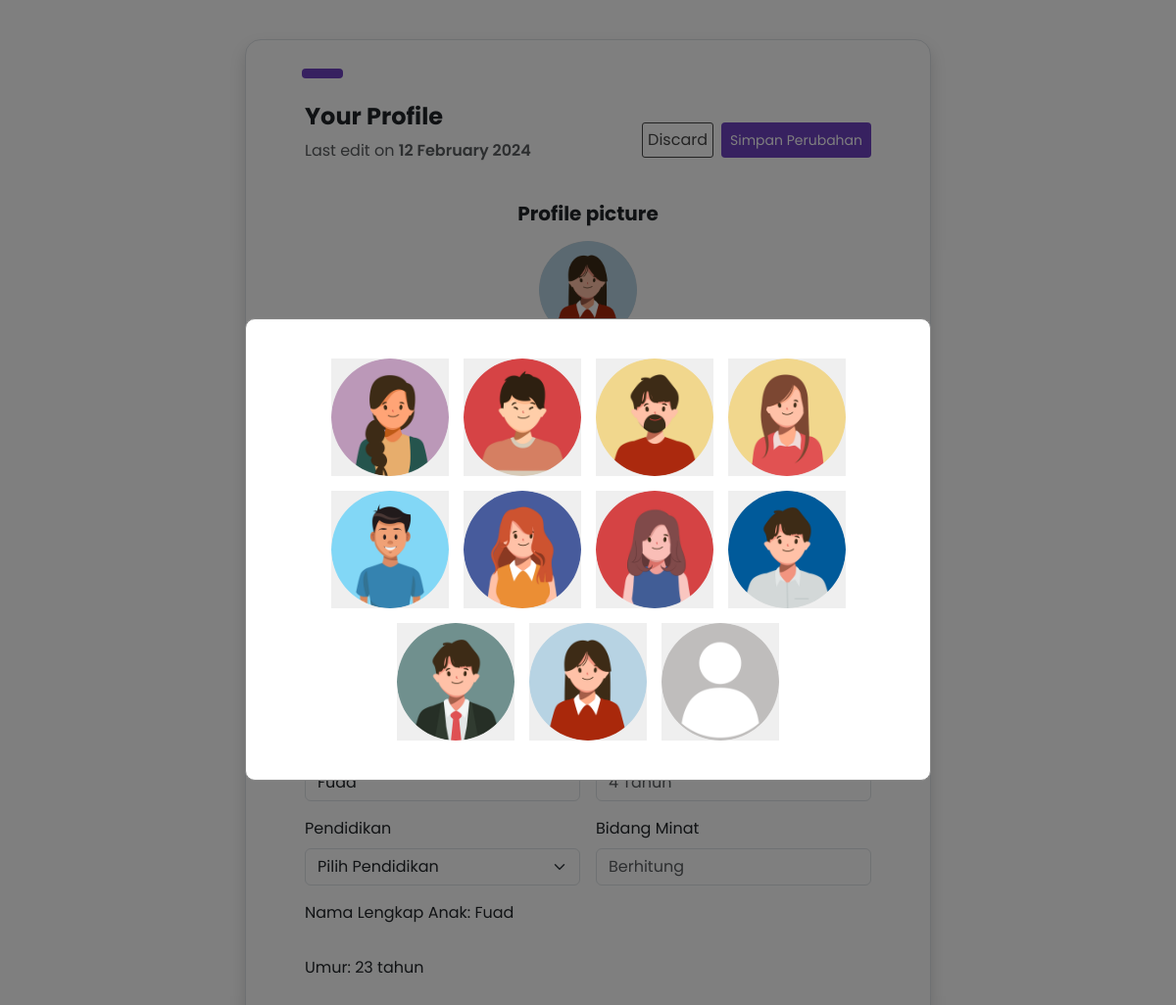
/profile/ (signed in), run on an earlier commit of the app's database.
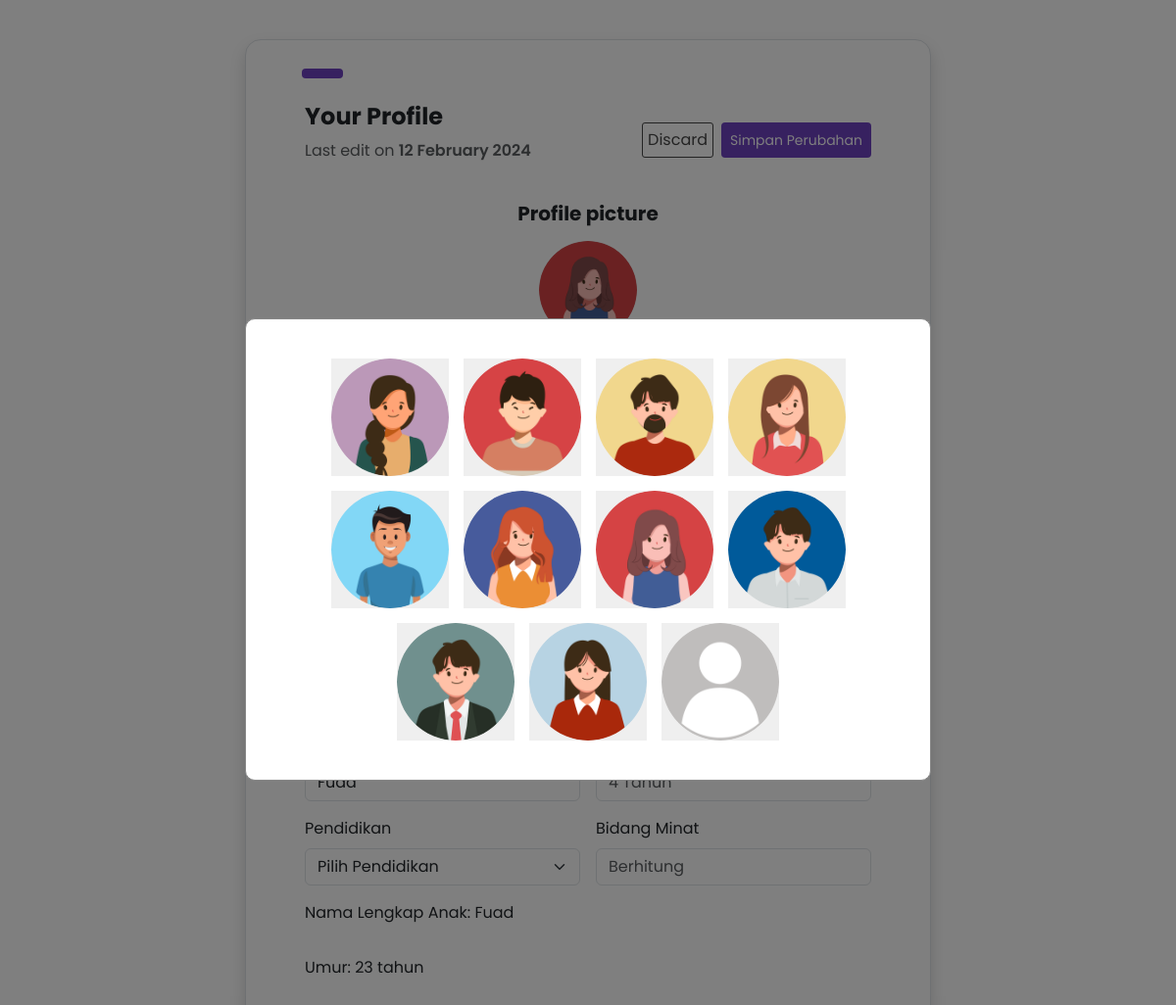
And on a later commit of the database.
### accountsapp/models.py (models this page shows, shortened)
class ProfileParent(models.Model):
    user = models.OneToOneField(User, on_delete=models.CASCADE)  # Hubungan dengan model User
    avatar = models.ImageField(upload_to='avatar/', blank=True, null=True)
    pekerjaan = models.CharField(max_length=100, blank=True, null=True)  # Pekerjaan
    email = models.EmailField(blank=True, null=True)                      # Email
    nomor_telepon = models.CharField(max_length=15, blank=True, null=True)  # Nomor Telepon
    alamat = models.TextField(blank=True, null=True)                      # Alamat

class ProfileChild(models.Model):
    parent = models.ForeignKey(ProfileParent, on_delete=models.CASCADE, related_name='children')  # Relasi ke ProfileParent
    nama_lengkap = models.CharField(max_length=200, blank=True, null=True)  # Nama Lengkap Anak
    umur = models.PositiveIntegerField(blank=True, null=True)  # Umur
    PILIHAN_PENDIDIKAN = [
        ('belum sekolah', 'Belum Sekolah'),
        ('tk_a', 'TK A'),
        ('tk_b', 'TK B'),
        ('sd_1', 'SD Kelas 1'),
        ('sd_2', 'SD Kelas 2'),
        ('sd_3', 'SD Kelas 3'),
        ('sd_4', 'SD Kelas 4'),
        ('sd_5', 'SD Kelas 5'),
        ('sd_6', 'SD Kelas 6'),
    ]
    pendidikan = models.CharField(max_length=20, choices=PILIHAN_PENDIDIKAN, blank=True, null=True)  # Pilihan Pendidikan
    BIDANG_MINAT = [
        ('olahraga', 'Olahraga'),
        ('berhitung', 'Berhitung'),
    ]
    bidang_minat = models.CharField(max_length=200, choices=BIDANG_MINAT, blank=True, null=True)  # Bidang Minat

### accountsapp/views.py (the view)
# urls.py: path('profile/', accountsapp_views.profil, name='profil'),
@subscription_required
def profil(request):
    user = request.user
    profil, created = ProfileParent.objects.get_or_create(user=user)
    profil_child = ProfileChild.objects.filter(parent=profil).first()  # Ambil anak pertama jika ada
    fullname = f"{profil.user.first_name} {profil.user.last_name}".strip()
    current_avatar = profil.avatar if profil.avatar else None
    if request.method == 'POST':
        user_form = UserForm(request.POST, instance=user)
        profile_form = ProfileForm(request.POST, request.FILES, instance=profil)
        fullname = request.POST.get('fullname', '')
        if fullname:
            first_name, last_name = fullname.split(' ', 1) if ' ' in fullname else (fullname, '')
            user.first_name = first_name
            user.last_name = last_name
            user.save()
        if user_form.is_valid() and profile_form.is_valid():
            user_form.save()
            profile = profile_form.save()
            if profile.avatar:
                print(f"Avatar berhasil di-upload: {profile.avatar.url}")
            return redirect('profil')
        avatar_name = request.POST.get('avatar')
        if avatar_name:
            profil.avatar = f'avatar/{avatar_name}'  # Pastikan path sesuai
            profil.save()
            print(f"Avatar berhasil diperbarui: {profil.avatar}")
            return redirect('profil')
    else:
        user_form = UserForm(instance=user)
        profile_form = ProfileForm(instance=profil)
    avatar_dir = os.path.join(settings.MEDIA_ROOT, 'avatar')
    avatars = [f for f in os.listdir(avatar_dir) if f.endswith(('.png', '.jpg', '.jpeg'))] if os.path.exists(avatar_dir) else []
    return render(request, 'profil.html', {
        'user_form': user_form,
        'fullname': fullname,
        'profil_child': profil_child,
        'profil': profil,
        'avatars': avatars,
        'current_avatar': current_avatar,
    })

### accountsapp/forms.py
class UserForm(forms.ModelForm):
    class Meta:
        model = User
        fields = ['username', 'email']  # Kolom yang ingin diedit dari model User

### accountsapp/templates/profil.html (shortened to what this page needs)
{% extends 'base.html' %}
{% load static %}
{% block head %}
<link rel="stylesheet" href="{% static '/style/profil.css' %}">
<link href="https://cdn.jsdelivr.net/npm/bootstrap-icons/font/bootstrap-icons.css" rel="stylesheet">
{% endblock %}
{% block content %}
<div class="container d-flex justify-content-center align-items-center min-vh-100">
    <div class="row border rounded-4 py-4 px-5 bg-white shadow box-area">
        <button class="btn btn-ungu btn-sm" style="max-width: 60px; margin-bottom:20px;">
            <a href="{% url 'beranda' %}" class="btn btn-purple btn-sm d-flex align-items-center" style="max-width: 70px;">
            </a>
        </button>
            <form method="post" enctype="multipart/form-data">
        <div class="mb-4 d-flex justify-content-between align-items-center">
            <div>
                <h4 class="fw-bold">Your Profile</h4>
                <p class="text-muted">Last edit on <span class="fw-semibold">12 February 2024</span></p>
            </div>
            <div class="d-flex gap-2">
                <button class="discard-button" onclick="location.href='beranda.html';">Discard</button>
                <button type="submit" class="btn btn-purple btn-sm">Simpan Perubahan</button>
            </div>
        </div>
        <div class="mb-4 text-center">
            <h5 class="fw-bold">Profile picture</h5>
            <div class="profile-picture my-3" id="profilePictureArea" data-bs-toggle="modal" data-bs-target="#imageModal">
                <img src="/media/{{ current_avatar }}" alt="Avatar" id="selectedProfilePicture" alt="Profile Picture">
            </div>
            <div class="d-flex justify-content-center gap-3" id="button-profile">
                <button class="btn btn-outline-primary btn-sm"><a href="#" class="item-detail-button">Change picture</a></button>
                <h5>Upload Avatar</h5>
                <label for="avatar" class="btn btn-outline-primary btn-sm">Pilih Avatar</label>
                <button class="btn btn-outline-danger btn-sm">Delete picture</button>
            </div>
        </div>
        <div class="informasi-orang-tua mb-4">
            <h5 class="fw-bold">Informasi Orang Tua</h5>
            <form>
                <div class="row g-3">
                    <div class="col-md-6">
                        <label for="nama" class="form-label">Nama Lengkap</label>
                    </div>
                    <div class="col-md-6">
                        <label for="pekerjaan" class="form-label">Pekerjaan</label>
                    </div>
                    <div class="col-md-6">
                        <label for="email" class="form-label">Email</label>
                    </div>
                    <div class="col-md-6">
                        <label for="noTelp" class="form-label">Nomer Telepon</label>
                    </div>
                    <div class="col-md-12">
                        <label for="alamat" class="form-label">Alamat</label>
                    </div>
                </div>
            </form>
        </div>
    </form>
        <div class="informasi-anak">
            <h5 class="fw-bold">Informasi Anak</h5>
            <form>
                <div class="row g-3">
                    <div class="col-md-6">
                        <label for="nama" class="form-label">Nama Lengkap</label>
                        <input type="text" class="form-control" id="nama_lengkap" name="nama_lengkap" value="{{ profil_child.nama_lengkap }}" required>
                    </div>
                    <div class="col-md-6">
                        <label for="umur" class="form-label">Umur</label>
                        <input type="text" class="form-control" id="umur" placeholder="4 Tahun">
                    </div>
                    <div class="col-md-6">
                        <label for="postalCode" class="form-label">Pendidikan</label>
                        <select class="form-select" id="pendidikan">
                            <option selected disabled>Pilih Pendidikan</option>
                        </select>
                    </div>
                    <div class="col-md-6">
                        <label for="minat" class="form-label">Bidang Minat</label>
                        <input type="text" class="form-control" id="minat" placeholder="Berhitung">
                    </div>
                    {% if profil_child %}
                    <p>Nama Lengkap Anak: {{ profil_child.nama_lengkap }}</p>
                    <p>Umur: {{ profil_child.umur }} tahun</p>
                {% else %}
                    <p>Profil anak tidak ditemukan.</p>
                {% endif %}
                </div>
            </form>
        </div>
    </div>
</div>
<div class="modal" id="item-detail-modal" tabindex="-1" aria-labelledby="item-detail-modalLabel" aria-hidden="true">
    <div class="modal-container">
            <div class="profile-content">
                {% for avatar in avatars %}
                <div>
                    <form method="POST" action="{% url 'profil' %}">
                        <button type="submit">
                            <img src="/media/avatar/{{ avatar }}" alt="Avatar {{ forloop.counter }}" onclick="selectProfilePicture(this)">
                        </button>
                    </form>
                </div>
            {% empty %}
                <p>Tidak ada avatar yang tersedia.</p>
            {% endfor %}
            </div>
    </div>
</div>
{% endblock %}

### accountsapp/templates/base.html (shortened to what this page needs)
{% load static %}
<!DOCTYPE html>
<html lang="en">
<head>
    <link href="https://cdn.jsdelivr.net/npm/bootstrap@5.3.3/dist/css/bootstrap.min.css" rel="stylesheet">
    <link rel="stylesheet" href="https://cdnjs.cloudflare.com/ajax/libs/feather-icons/4.29.2/feather.min.js">
    {% block head %}{% endblock %}
</head>
<body>
        {% block content %}
        {% endblock %}
</body>
</html>

### static/style/profil.css (style rules this page uses)
:root { --firstpurple: #704FE3; --secondpurple: #DEC8FE; --firstyellow:#FFD25D; --secondyellow: #FFF1CE; }
* { margin: 0; padding: 0; box-sizing: border-box; outline: none; border: none; text-decoration: none; }
html { scroll-behavior: smooth; }
body { font-family: 'Poppins', sans-serif; width: 100%; }
.box-area { max-width: 700px; background-color: #fff; margin: 40px; }
.discard-button { color: #464646; border: 1px solid #464646; background-color: #fff; text-decoration: none; border-radius: 3px; padding: 5px; }
.btn-purple { background-color: #6f42c1; color: #fff; }
.form-control { font-size: 16px; }
.profile-picture img { width: 100px; height: 100px; border-radius: 50%; background-color: #e0e0e0; display: flex; align-items: center; justify-content: center; margin: 0 auto; overflow: hidden; cursor: pointer; }
#button-profile a { text-decoration: none; color: inherit; }
.informasi-anak { margin-bottom: 40px; }
.modal { display: flex; justify-content: center; align-items: center; position: fixed; z-index: 1; left: 0; top: 0; width: 100%; height: 100%; background-color: rgba(0, 0, 0, 0.5); }
.modal .modal-container { background-color: #fff; padding: 20px; border: 1px solid #888; width: 80%; max-width: 700px; border-radius: 10px; position: relative; overflow: hidden; }
.modal .profile-content { display: flex; flex-wrap: wrap; justify-content: center; gap: 15px; margin: 20px 0px 20px 0px; }
.modal .profile-content img { max-width: 120px; height: auto; border-radius: 50%; cursor: pointer; transition: transform 0.2s ease-in-out; }

What changed in the data, as far as the page shows it:
changed ProfileParent: avatar: a different picture
